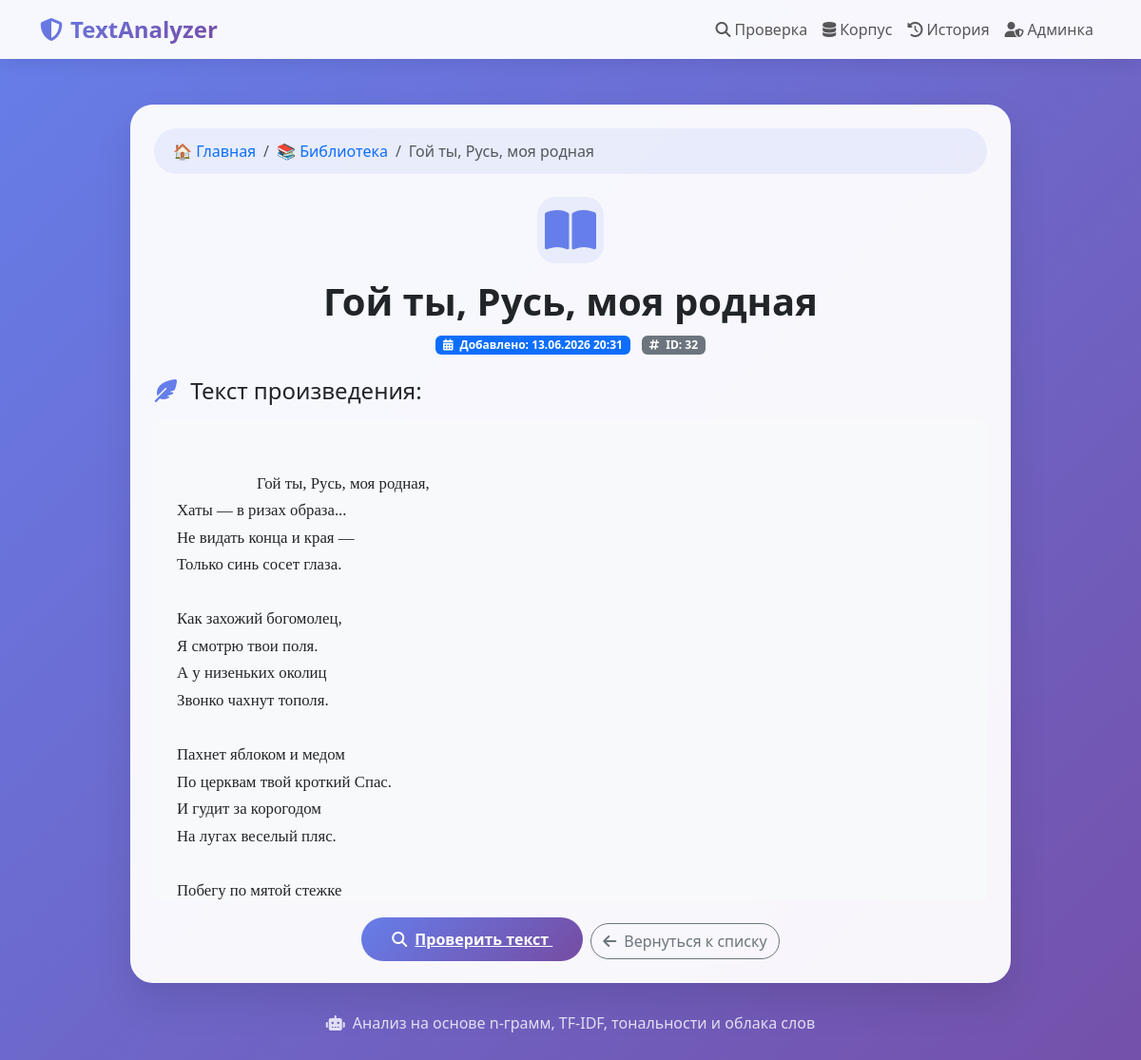
The app's page /core/doc/32/ with its own data.
### core/models.py (models this page shows, shortened)
class CorpusDocument(models.Model):
    title = models.CharField(max_length=255)
    content = models.TextField()
    file_name = models.CharField(max_length=255, blank=True)
    created_at = models.DateTimeField(auto_now_add=True)

### core/views.py (the view)
# urls.py: path('doc/<int:doc_id>/', views.document_detail, name='document_detail'),
def document_detail(request, doc_id):
    doc = get_object_or_404(CorpusDocument, id=doc_id)
    return render(request, 'core/document_detail.html', {'doc': doc})

### core/templates/core/document_detail.html (shortened to what this page needs)
{% extends 'analyzer/base.html' %}
{% block content %}
<div class="row justify-content-center animate">
    <div class="col-lg-10">
        <div class="glass-card p-4">
            <nav aria-label="breadcrumb" class="mb-4">
                <ol class="breadcrumb">
                    <li class="breadcrumb-item"><a href="/" class="text-decoration-none">🏠 Главная</a></li>
                    <li class="breadcrumb-item"><a href="/core/" class="text-decoration-none">📚 Библиотека</a></li>
                    <li class="breadcrumb-item active">{{ doc.title }}</li>
                </ol>
            </nav>
            <div class="text-center mb-4">
                <div class="book-icon-large mx-auto mb-3">
                    <i class="fas fa-book-open fa-3x" style="color: #667eea;"></i>
                </div>
                <h1 class="fw-bold">{{ doc.title }}</h1>
                <div class="mt-2">
                    <span class="badge bg-primary">
                        <i class="fas fa-calendar-alt me-1"></i>
                        Добавлено: {{ doc.created_at|date:"d.m.Y H:i" }}
                    </span>
                    <span class="badge bg-secondary ms-2">
                        <i class="fas fa-hashtag me-1"></i>
                        ID: {{ doc.id }}
                    </span>
                </div>
            </div>
            <div class="document-content">
                <h4 class="mb-3">
                    <i class="fas fa-feather-alt me-2" style="color: #667eea;"></i>
                    Текст произведения:
                </h4>
                <div class="p-4 bg-light rounded" style="white-space: pre-wrap; font-family: 'Georgia', serif; font-size: 1.05rem; line-height: 1.7;">
                    {{ doc.content|linebreaksbr }}
                </div>
            </div>
            <div class="mt-4 text-center">
                <a href="/" class="btn-gradient me-2">
                    <i class="fas fa-search me-2"></i>Проверить текст
                </a>
                <a href="/core/" class="btn btn-outline-secondary rounded-pill">
                    <i class="fas fa-arrow-left me-2"></i>Вернуться к списку
                </a>
            </div>
        </div>
    </div>
</div>
{% endblock %}

### analyzer/templates/analyzer/base.html (style rules this page uses)
* { margin: 0; padding: 0; box-sizing: border-box; }
body { font-family: 'Segoe UI', Tahoma, Geneva, Verdana, sans-serif; background: linear-gradient(135deg, #667eea 0%, #764ba2 100%); min-height: 100vh; }
.glass-card { background: rgba(255, 255, 255, 0.95); border-radius: 24px; box-shadow: 0 20px 40px rgba(0,0,0,0.1); border: 1px solid rgba(255,255,255,0.2); transition: transform 0.3s; }
.btn-gradient { background: linear-gradient(135deg, #667eea, #764ba2); border: none; color: white; font-weight: 600; padding: 12px 32px; border-radius: 40px; transition: all 0.3s; }
.animate { animation: fadeInUp 0.6s ease-out; }

### core/templates/core/document_detail.html (style rules this page uses)
.book-icon-large { width: 70px; height: 70px; display: flex; align-items: center; justify-content: center; background: rgba(102, 126, 234, 0.1); border-radius: 20px; margin: 0 auto; }
.document-content { max-height: 550px; overflow-y: auto; }
.breadcrumb { background: rgba(102, 126, 234, 0.1); padding: 12px 20px; border-radius: 40px; }

### records on screen
CorpusDocument: title "Гой ты, Русь, моя родная", created_at "13.06.2026 20:31", id "32", content "Гой ты, Русь, моя родная, Хаты — в ризах образа... Не видать конца и края — Только синь сосет глаза. Как захожий богомолец, Я смотрю твои поля. А у низеньких околиц Звонко чахнут тополя. Пахнет яблоком и медом По церквам твой кроткий Спас. И гудит за корогодом На лугах веселый пляс. Побегу по мятой стежке"
